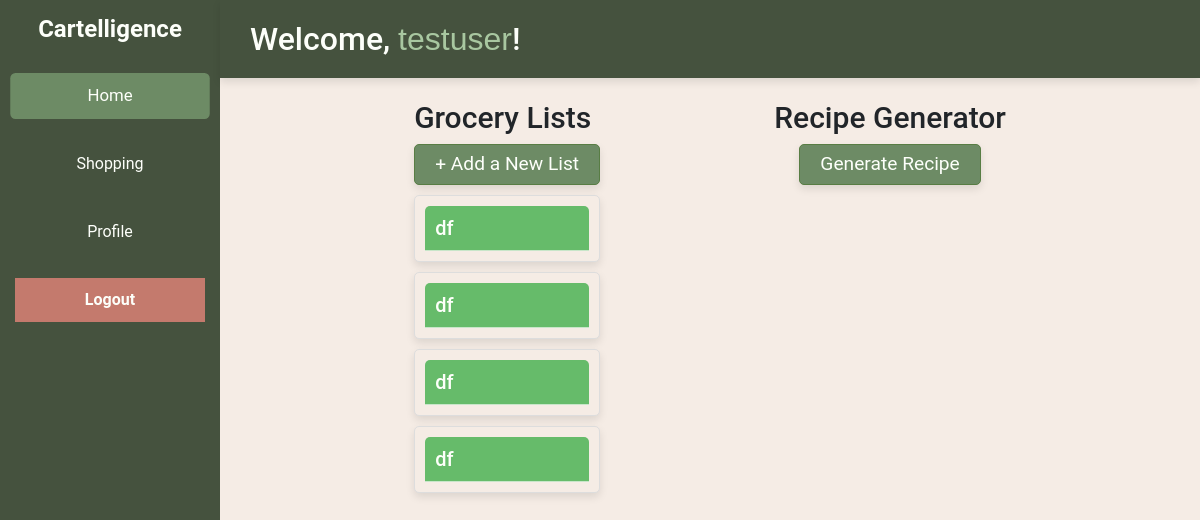
Page /dashboard (signed in) on the earlier database version.
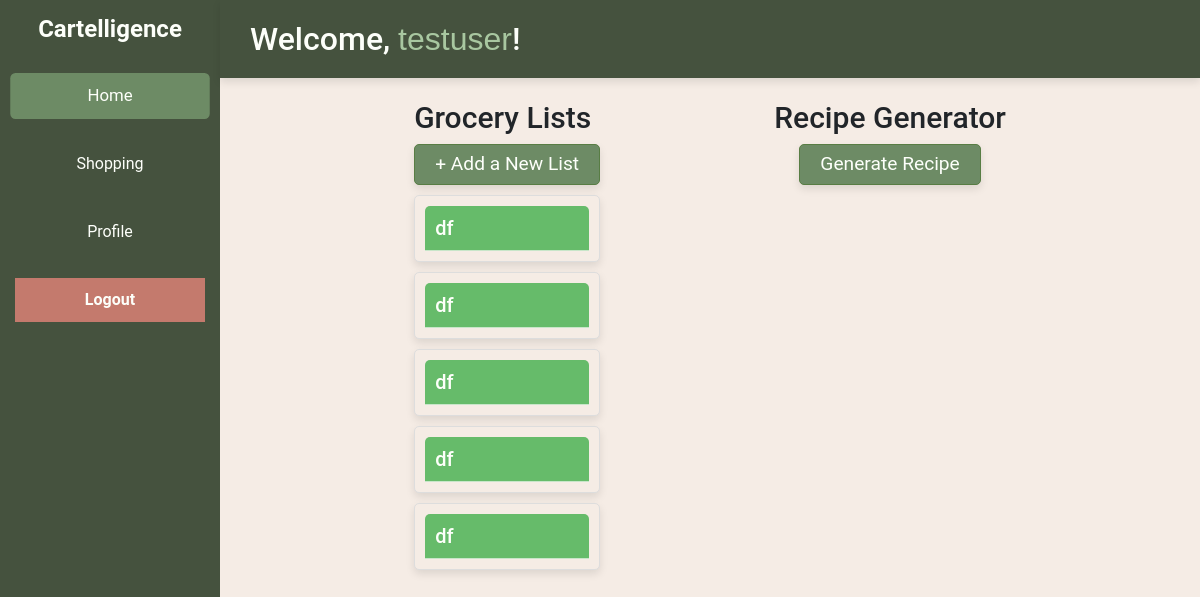
Same page on the later database version.
### app.py (models this page shows)
class User(db.Model, UserMixin):
    id = db.Column(db.Integer, primary_key=True)
    username = db.Column(db.String(150), nullable=False, unique=True)
    email = db.Column(db.String(150), nullable=False, unique=True)
    password = db.Column(db.String(150), nullable=False)
    budget = db.Column(db.String(150), nullable = True)
    dietary = db.Column(db.Text, nullable=True)

class GroceryList(db.Model):
    id = db.Column(db.Integer, primary_key=True)
    name = db.Column(db.String(100), nullable=False)
    user_id = db.Column(
        db.Integer,
        db.ForeignKey('user.id', name='fk_grocerylist_user'),
        nullable=False
    )
    items = db.relationship('GroceryItem', back_populates='grocery_list', cascade="all, delete-orphan")

### app.py (the view)
@app.route('/dashboard', methods=['GET', 'POST'])
@login_required
def dashboard():
    grocery_lists = GroceryList.query.filter_by(user_id=current_user.id).all()
    return render_template('dashboard.html',
                           username=current_user.username,
                           grocery_lists=grocery_lists)

### app.py (called while the page is built)
@login_manager.user_loader
def load_user(user_id):
    return User.query.get(int(user_id))

### templates/dashboard.html (shortened to what this page needs)
{% extends "base.html" %}
{% block content %}
<!DOCTYPE html>
<html lang="en">
<head>
    <link href="https://cdn.jsdelivr.net/npm/bootstrap@5.3.1/dist/css/bootstrap.min.css" rel="stylesheet">
    <link href="{{ url_for('static', filename='css/styles.css') }}" rel="stylesheet">
</head>
<body style="background-color: #f5ece5; font-family: 'Roboto', sans-serif;">
    <div class="topbar">
        <h2 style="margin: 0;">Welcome, <span style="font-family: 'Arial', sans-serif; color: #a8c7a0;">{{ username }}</span>!</h2>
    </div>
    <div class="content">
        <div aria-live="polite" aria-atomic="true" class="position-relative">
            <div class="toast-container position-fixed top-0 end-0 p-3">
            </div>
          </div>
        <div id="home-section" class="section">
            <div class="header-container">
                <div class="lists-container">
                    <h1 style="font-size: 30px;">Grocery Lists</h1>
                    <button type="button" class="btn add-food-list-btn" data-bs-toggle="modal" data-bs-target="#listModal">
                        + Add a New List
                    </button>
                    <div class="cards-container">
                        {% for list in grocery_lists %}
                        <div class="card grocery-list-card">
                            <div class="card-header" style="cursor: pointer;" onclick="toggleCardBody(this)">
                                <h5>{{ list.name }}</h5>
                            </div>
                        </div>
                        {% endfor %}
                    </div>
                </div>
                <div class="recipes-container">
                    <h1 style="font-size: 30px;" class="recipe-header">Recipe Generator</h1>
                    <button type="button" class="btn ai-generate-btn" onclick="generateRecipe()">
                        Generate Recipe
                    </button>
                    <div id="ai-output"></div>
                </div>
            </div>
    </div>
</body>
</html>
{% endblock %}

### templates/base.html (shortened to what this page needs)
<!DOCTYPE html>
<html lang="en">
<head>
    <link href="https://cdn.jsdelivr.net/npm/bootstrap@5.3.1/dist/css/bootstrap.min.css" rel="stylesheet">
    <link href="{{ url_for('static', filename='css/styles.css') }}" rel="stylesheet">
</head>
<body class="{% if request.path == '/dashboard' %}has-topbar{% endif %}">
    <div class="sidebar">
        <h3 class="text-center" style="color: #fdfffa;">Cartelligence</h3>
        <a href="/dashboard" class="{% if request.path == '/dashboard' %}active{% endif %}">Home</a>
        <br>
        <a href="/shopping" class="{% if request.path == '/shopping' %}active{% endif %}">Shopping</a>
        <br>
        <a href="/profile" class="{% if request.path == '/profile' %}active{% endif %}">Profile</a>
        <br>
        <a href="/logout" class="logout">Logout</a>
    </div>
    <div class="main-content">
        {% block content %}{% endblock %}
    </div>
</body>
</html>

### static/css/styles.css (style rules this page uses)
.sidebar { background-color: #45523e; color: #f5ece5; padding: 15px; height: 100vh; width: 220px; position: fixed; top: 0; left: 0; display: flex; flex-direction: column; align-items: center; }
.sidebar h3 { margin-bottom: 30px; font-size: 1.5rem; font-weight: bold; }
.sidebar a { color: #fdfffa; display: block; padding: 10px 15px; text-decoration: none; width: 100%; text-align: center; transition: background-color 0.3s, transform 0.3s; }
.sidebar a:hover, .sidebar a.active { background-color: #6d8b65; border-radius: 5px; transform: scale(1.05); }
.sidebar a.logout { background-color: #c47a6d; color: #fdfffa; font-weight: bold; transition: background-color 0.3s, transform 0.3s; }
.topbar { background-color: #45523e; color: #fdfffa; padding: 20px 30px; text-align: left; position: fixed; top: 0; left: 220px; width: calc(100% - 220px); z-index: 1000; box-shadow: 0 4px 8px rgba(0, 0, 0, 0.1); }
.main-content { margin-left: 220px; padding: 20px; }
body.has-topbar .main-content { margin-top: 80px; }
.section { margin-bottom: 20px; }
.header-container { display: flex; flex-direction: row; justify-content: space-evenly; }
.recipes-container { display: flex; flex-direction: column; align-items: center; }
#ai-output { padding: 20px; align-self: center; max-width: 45vw; max-height: 80vh; overflow: auto; white-space: pre-wrap; overflow-wrap: break-word; box-sizing: border-box; }
.grocery-list-card { max-width: 200px; margin: 10px 0; border: 1px solid #c8e6c9; border-radius: 5px; box-shadow: 0 4px 8px rgba(0, 0, 0, 0.1); background-color: #f5ece5; }
.card-header { background-color: #66bb6a; color: #fdfffa; padding: 10px; border-bottom: 1px solid #c8e6c9; border-top-left-radius: 5px; border-top-right-radius: 5px; }
.card-header h5 { margin: 0; }
.cards-container { display: block; margin-top: 6px; position: relative; }
.add-food-list-btn { background-color: #6d8b65; border-color: #587d44; color: #fdfffa; font-family: 'Roboto', sans-serif; padding: 5px 20px; font-size: 1.2rem; border-radius: 5px; box-shadow: 0 4px 8px rgba(0, 0, 0, 0.1); transition: background-color 0.3s, transform 0.3s; }
.ai-generate-btn { background-color: #6d8b65; border-color: #587d44; color: #fdfffa; font-family: 'Roboto', sans-serif; padding: 5px 20px; font-size: 1.2rem; border-radius: 5px; box-shadow: 0 4px 8px rgba(0, 0, 0, 0.1); transition: background-color 0.3s, transform 0.3s; }
.recipe-header { text-align: right; }
#ai-output { color: #4e4136; width: 45%; white-space: pre-wrap; overflow-wrap: break-word; }

### templates/dashboard.html (style rules this page uses)
.grocery-list-card { border: 1px solid #ddd; padding: 10px; margin: 10px 0; border-radius: 5px; cursor: pointer; }

Differences in the rows shown:
added GroceryList: name "df"
